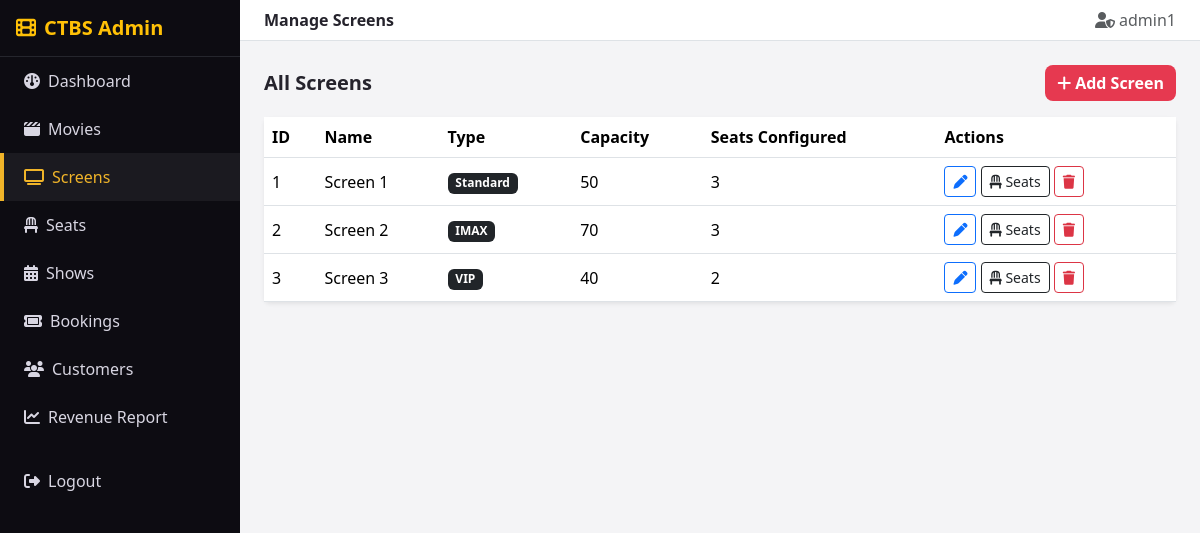
Page /admin/screens.php (signed in) on the committed database.
### tables this page shows
CREATE TABLE Screen (
    screen_id INT PRIMARY KEY AUTO_INCREMENT,
    screen_name VARCHAR(50),
    capacity INT,
    screen_type ENUM('Standard','IMAX','VIP') DEFAULT 'Standard'
);

### includes/auth.php (called while the page is built, shortened)
<?php
function h($str) {
    return htmlspecialchars($str ?? '', ENT_QUOTES, 'UTF-8');
}

### admin/screens.php (the view, shortened to what this page needs)
<?php
require_once 'includes/admin_header.php';
$screens = mysqli_query($conn, "
    SELECT sc.*, COUNT(s.seat_id) AS seat_count
    FROM Screen sc
    LEFT JOIN Seat s ON s.screen_id = sc.screen_id
    GROUP BY sc.screen_id
    ORDER BY sc.screen_id
");
?>
<div class="d-flex justify-content-between align-items-center mb-3">
  <h5 class="fw-bold mb-0">All Screens</h5>
  <a href="screen_add.php" class="btn btn-cinema"><i class="fa-solid fa-plus me-1"></i>Add Screen</a>
</div>
<div class="card border-0 shadow-sm">
  <div class="table-responsive">
    <table class="table table-cinema mb-0 align-middle">
      <thead><tr><th>ID</th><th>Name</th><th>Type</th><th>Capacity</th><th>Seats Configured</th><th>Actions</th></tr></thead>
      <tbody>
      <?php if (mysqli_num_rows($screens) === 0): ?>
        <tr><td colspan="6" class="text-center text-muted py-3">No screens added yet.</td></tr>
      <?php else: ?>
        <?php while ($s = mysqli_fetch_assoc($screens)): ?>
          <tr>
            <td><?php echo (int)$s['screen_id']; ?></td>
            <td><?php echo h($s['screen_name']); ?></td>
            <td><span class="badge bg-dark"><?php echo h($s['screen_type']); ?></span></td>
            <td><?php echo (int)$s['capacity']; ?></td>
            <td><?php echo (int)$s['seat_count']; ?></td>
            <td>
              <a href="screen_edit.php?id=<?php echo (int)$s['screen_id']; ?>" class="btn btn-sm btn-outline-primary"><i class="fa-solid fa-pen"></i></a>
              <a href="seats.php?screen_id=<?php echo (int)$s['screen_id']; ?>" class="btn btn-sm btn-outline-dark"><i class="fa-solid fa-chair"></i> Seats</a>
              <a href="screen_delete.php?id=<?php echo (int)$s['screen_id']; ?>" class="btn btn-sm btn-outline-danger" onclick="return confirm('Delete this screen? This cannot be undone.');"><i class="fa-solid fa-trash"></i></a>
            </td>
          </tr>
        <?php endwhile; ?>
      <?php endif; ?>
      </tbody>
    </table>
  </div>
</div>
<?php require_once 'includes/admin_footer.php'; ?>

### css/style.css (style rules this page uses)
:root { --cinema-dark: #15131c; --cinema-darker: #0d0c12; --cinema-red: #e63950; --cinema-gold: #f0b429; --cinema-light: #f4f4f6; --cinema-card: #1f1c29; --cinema-muted: #9b97ad; }
body { background-color: var(--cinema-light); font-family: 'Segoe UI', Roboto, Arial, sans-serif; color: #25232c; }
.btn-cinema { background: var(--cinema-red); color: #fff; border: none; font-weight: 600; border-radius: 8px; }
.table-cinema thead { background: var(--cinema-dark); color: var(--cinema-gold); }

### rows in the picture
screen: screen_id "1", screen_name "Screen 1", screen_type "Standard", capacity "50", seat_count "3"
screen: screen_id "2", screen_name "Screen 2", screen_type "IMAX", capacity "70", seat_count "3"
screen: screen_id "3", screen_name "Screen 3", screen_type "VIP", capacity "40", seat_count "2"

### other values in the picture
$pageTitle "Manage Screens"
$_SESSION['admin_username'] "admin1"
